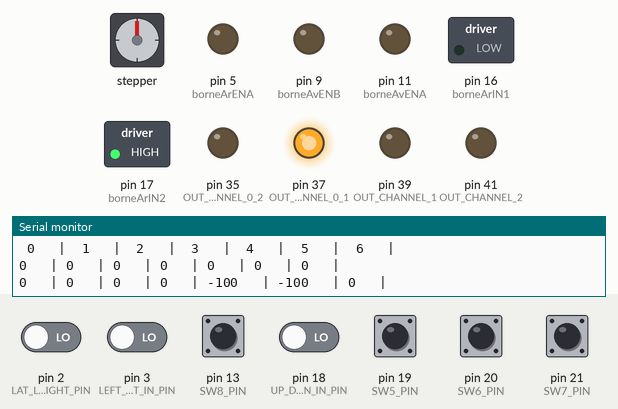
This sketch was run on a simulated Arduino Mega 2560, built with avr-gcc and run on an emulated ATmega2560. On the bench: stepper motor, switched loads named in the sketch (green lamp = pin HIGH), output pins drawn as LEDs (lit = HIGH), the last lines printed to the serial monitor. Wiring (inferred from the names in the program): stepper motor (200 steps per turn assumed): coils pin 12, pin 10, pin 7, pin 8. The test bench sets the inputs (shaded band); at power-on: pin 13 (SW8_PIN), pin 19 (SW5_PIN), pin 20 (SW6_PIN), pin 21 (SW7_PIN) HIGH, pin 2 (LAT_LEFT_RIGHT_PIN), pin 3 (LEFT_RIGHT_IN_PIN), pin 18 (UP_DOWN_IN_PIN) LOW. Pins used as bus, display or sensor lines are not drawn.

Above: at 3.4 s.
3.5 s: pin 20 (SW6_PIN) pulled LOW for 0.15 s
At 4.0 s:
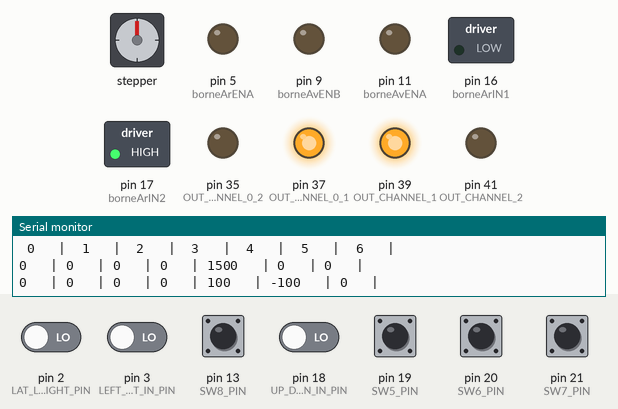
5.1 s: pin 21 (SW7_PIN) pulled LOW for 0.15 s
At 6.1 s:
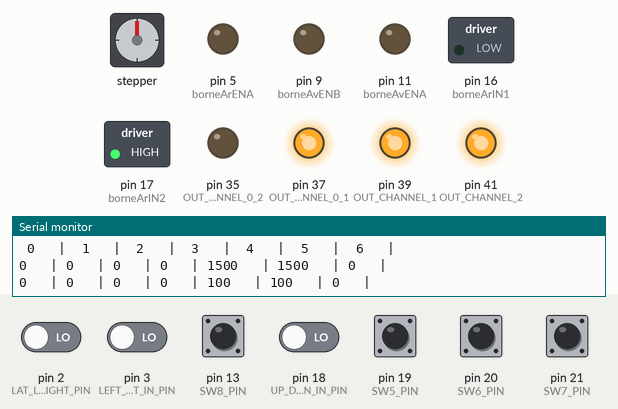
Timing chart, 0 to 8.1 s (numbered marks = the images above; inputs shaded):
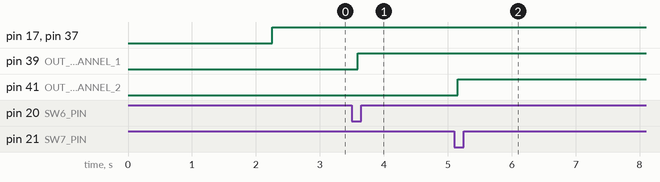

The sketch:

robotHolomone3Roues.ino
```cpp
//  le programme du robot principal
// 06/11/2024 /sjr


#include "RCControl.h"
#include "pinsout.h"

//#define CALIBRATION
RCControl control;


float vitesse_M1 = 0;
float vitesse_M2 = 0;
float vitesse_M3 = 0;
float vitesse_M4 = 0;
//float seuil_bas = 25;
float vitesse = 0;
float direction = 0;
float direction_lateral = 0;
float sw5 = 0;
float sw6 = 0;
float sw7 = 0;
float sw8 = 0;


// INITIALIZATION
void setup()
{

  Serial.begin(115200); // Serial output to console
  delay(200);
  //Serial.println("Programme Stepper version du 17/03/2023");

  control.init();
  // Configuration de toutes les pins de l'Arduino en "sortie" (car elles attaquent les entrées des modules L298N)
  pinMode(borneAvENA, OUTPUT);
  pinMode(borneAvIN1, OUTPUT);
  pinMode(borneAvIN2, OUTPUT);

  pinMode(borneAvIN3, OUTPUT);
  pinMode(borneAvIN4, OUTPUT);
  pinMode(borneAvENB, OUTPUT);

  pinMode(borneArENA, OUTPUT);
  pinMode(borneArIN1, OUTPUT);
  pinMode(borneArIN2, OUTPUT);
  //pins moteurs 4
//  pinMode(borneArIN3, OUTPUT);
//  pinMode(borneArIN4, OUTPUT);
//  pinMode(borneArENB, OUTPUT);

  analogWrite(borneAvENA, 0);
  analogWrite(borneAvENB, 0);

  analogWrite(borneArENA, 0);
  //pwm moteur 4
// analogWrite(borneArENB, 0);


//GPIO vers pinces
  pinMode(OUT_CHANNEL_0_1, OUTPUT);
  digitalWrite(OUT_CHANNEL_0_1, 0);

  pinMode(OUT_CHANNEL_0_2, OUTPUT);
  digitalWrite(OUT_CHANNEL_0_2, 0);

  pinMode(OUT_CHANNEL_1, OUTPUT);
  digitalWrite(OUT_CHANNEL_1, 0);

  pinMode(OUT_CHANNEL_2, OUTPUT);
  digitalWrite(OUT_CHANNEL_2, 0);

  // pinMode(OUT_CHANNEL_3, OUTPUT);
  // analogWrite(OUT_CHANNEL_3, 0);


//  if (digitalRead(rcCalibrationPin) == HIGH) {
  #ifdef CALIBRATION

    Serial.println("Beginning calibration process ...");
    delay(20);
    Serial.println("Storing zero values ...");
    control.calibrateZero();
    delay(20);
    Serial.println("Move sticks to maximum values ...");
    delay(20);
    control.calibrateInputs();
    delay(20);
    control.debugCalibration();
    delay(20);
    Serial.println("Calibration process finished.");

    control.writeToEEPROM();
    Serial.println("EEPROM backup finished.");
		delay(20000);
#else
    //Serial.println("reading the calibration settings.");
    control.initializeFromEEPROM();
    control.debugCalibration();
    delay(1000);
#endif

  delay(1000);
}

void conversion_3M_holonome(float in_vitesse, float in_direction, float in_slide, float *out_vitesse_M1, float *out_vitesse_M2, float *out_vitesse_M3)
{

  *out_vitesse_M1 = -0.33 * in_slide + 0.58 * in_vitesse + 0.33 * in_direction;
  *out_vitesse_M2 = -0.33 * in_slide - 0.58 * in_vitesse + 0.33 * in_direction;
  *out_vitesse_M3 =  0.67 * in_slide                     + 0.33 * in_direction;

  *out_vitesse_M1 = *out_vitesse_M1 * 255.0/58.0;
  *out_vitesse_M2 = *out_vitesse_M2 * 255.0/58.0;
  *out_vitesse_M3 = *out_vitesse_M3 * 255.0/58.0;

  float max_val = max(max(abs(*out_vitesse_M1), abs(*out_vitesse_M2)), abs(*out_vitesse_M3));
  float coeff = 1;
  if (max_val>255) {
    coeff = 255.0/max_val;
  }
  //normalisation
  *out_vitesse_M1 = *out_vitesse_M1 * coeff;
  *out_vitesse_M2 = *out_vitesse_M2 * coeff;
  *out_vitesse_M3 = *out_vitesse_M3 * coeff;

}

void commande( float throttle_M1, float throttle_M2, float throttle_M3, float throttle_M4 )
{
  throttle_M1 = throttle_M1;
  throttle_M2 = -throttle_M2;
  throttle_M3 = -throttle_M3;
  throttle_M4 = throttle_M4;
  if(throttle_M1 > 0)
  {
    digitalWrite(borneAvIN1, HIGH);                 // L'entrée IN1 doit être au niveau haut
    digitalWrite(borneAvIN2, LOW);                  // L'entrée IN2 doit être au niveau bas

  } else {
    digitalWrite(borneAvIN1, LOW);                  // L'entrée IN1 doit être au niveau bas
    digitalWrite(borneAvIN2, HIGH);                 // L'entrée IN2 doit être au niveau haut

  }
  if(throttle_M2 > 0)
  {
    digitalWrite(borneAvIN3, HIGH);                 // L'entrée IN1 doit être au niveau haut
    digitalWrite(borneAvIN4, LOW);                  // L'entrée IN2 doit être au niveau bas

  } else {
    digitalWrite(borneAvIN3, LOW);                 // L'entrée IN1 doit être au niveau haut
    digitalWrite(borneAvIN4, HIGH);                  // L'entrée IN2 doit être au niveau bas
  }
  if(throttle_M3 > 0)
  {
    digitalWrite(borneArIN1, HIGH);                 // L'entrée IN1 doit être au niveau haut
    digitalWrite(borneArIN2, LOW);                  // L'entrée IN2 doit être au niveau bas
  } else {
    digitalWrite(borneArIN1, LOW);                  // L'entrée IN1 doit être au niveau bas
    digitalWrite(borneArIN2, HIGH);                 // L'entrée IN2 doit être au niveau haut
  }

  // if(throttle_M4 > 0)
  // {
  //   digitalWrite(borneArIN3, HIGH);                 // L'entrée IN1 doit être au niveau haut
  //   digitalWrite(borneArIN4, LOW);                  // L'entrée IN2 doit être au niveau bas

  // } else {
  //   digitalWrite(borneArIN3, LOW);                 // L'entrée IN1 doit être au niveau haut
  //   digitalWrite(borneArIN4, HIGH);                  // L'entrée IN2 doit être au niveau bas
  // }

  analogWrite(borneAvENA, abs(throttle_M1));
  analogWrite(borneAvENB, abs(throttle_M2));
  analogWrite(borneArENA, abs(throttle_M3));
//  analogWrite(borneArENB, abs(throttle_M4));
}


void loop()
{
  //lecture commandes
  vitesse           = control.getThrottle();
  direction         = control.getSteering();
  direction_lateral = control.getLatSteering();
  sw5 = control.getSW5();
  sw6 = control.getSW6();
  sw7 = control.getSW7();
  sw8 = control.getSW8();

  conversion_3M_holonome(vitesse, -direction, direction_lateral, &vitesse_M1, &vitesse_M2, &vitesse_M3 );
  vitesse_M4 = 0;
  commande(vitesse_M1, vitesse_M2, vitesse_M3, vitesse_M4);


  if(sw5 == -100){
      digitalWrite(OUT_CHANNEL_0_1, LOW);
      digitalWrite(OUT_CHANNEL_0_2, LOW);
  } else if (sw5 == 0) {
      digitalWrite(OUT_CHANNEL_0_1, HIGH);
      digitalWrite(OUT_CHANNEL_0_2, LOW);
  }
  else {
      digitalWrite(OUT_CHANNEL_0_1, HIGH);
      digitalWrite(OUT_CHANNEL_0_2, HIGH);
  }

  if(sw6 == -100){
      digitalWrite(OUT_CHANNEL_1, LOW);
  }
  else {
      digitalWrite(OUT_CHANNEL_1, HIGH);
  }

  if(sw7 == -100){
      digitalWrite(OUT_CHANNEL_2, LOW);
  }
  else {
      digitalWrite(OUT_CHANNEL_2, HIGH);
  }
  if(sw8 == -100){
      digitalWrite(OUT_CHANNEL_3_1, LOW);
      digitalWrite(OUT_CHANNEL_3_2, LOW);
  } else if (sw8 == 0){
      digitalWrite(OUT_CHANNEL_3_1, LOW);
      digitalWrite(OUT_CHANNEL_3_2, HIGH);
  }
  else {
      digitalWrite(OUT_CHANNEL_3_1, HIGH);
      digitalWrite(OUT_CHANNEL_3_2, HIGH);
  }

  control.debugInterrupt();
  Serial.println(sw8);
 // Serial.print(sw5); Serial.print("\t\t| ");Serial.print(sw6);Serial.print("\t\t| "); Serial.print(sw7);Serial.print("\t\t| "); Serial.println(sw8);

  control.debugInterrupt();
  //debogue les valeurs envoye aux moteurs
  // Serial.print(",vitesse_M1: \t| "); Serial.print("vitesse_M2: \t| "); Serial.println("vitesse_M3: \t|");
  // Serial.print(vitesse_M1); Serial.print("\t\t| ");Serial.print(vitesse_M2);Serial.print("\t\t| "); Serial.println(vitesse_M3);
 delay(200);

}
```

RCChannel.cpp
```cpp
#include "RCChannel.h"

// Constructeur
RCChannel::RCChannel(char initialChannelTypeValue, char initialPinValue)
    : channelType(initialChannelTypeValue), pinValue(initialPinValue),channelNumber(255) {}


void RCChannel::init(){
  //1500 valeur du zero avec RC MJC
  min_timing = 1500;
  if(channelNumber != 255){
    pinMode(channelNumber, INPUT);
  }
}

//attention fonction appelée dans le handler d interruptions
void RCChannel::calcInterrupt()
{
	 //Serial.println("in up down here");
	if(digitalRead(getPinValue()) == HIGH)
	{
		start = micros();
	}
	else
	{
		end = (uint16_t)(micros() - start);
		if (end > 2200)
			end = 1500;
	}
}

void RCChannel::calc(){
  	 //Serial.println("in up down here");
	if(digitalRead(pinValue) == HIGH)
	{
		start = micros();
	}
	else
	{
		end = (uint16_t)(micros() - start);
		if (end > 2200)
			end = 1500;
	}
}

// Getter pour le numéro de la voie
int RCChannel::getChannelNumber() const {
    return channelNumber;
}
// Getter pour le numéro du GPIO
int RCChannel::getPinValue() const {
    return pinValue;
}


// Getter pour la valeur de la voie
float RCChannel::getValue() {
  float temp = end - zero_timing;
	if(channelType == Channel_type::TYPE_PROPORTIONNEL){
    if (temp > 0) {
      return temp * max_coeff;
    }
    else if (temp < 0){
      return temp * min_coeff;
    }
  } else if(channelType == Channel_type::TYPE_SWITCH_2_POSITIONS){
//    if(temp < 0 && abs(temp) > (amplitude / 5) )
    if( end < 1500 )
      return -amplitude;
    else
      return amplitude;

  } else if(channelType == Channel_type::TYPE_SWITCH_3_POSITIONS){
    if(temp > amplitude/3)
      return amplitude;
    else if(temp < -amplitude / 3){
      return -amplitude;
    } else {
      return 0;
    }
  } else {Serial.println("channel type not manage");}
}

float RCChannel::getZeroTiming() {
    return zero_timing;
}

float RCChannel::getMinTiming() {
    return min_timing;
}

float RCChannel::getMaxTiming() {
    return max_timing;
}

float RCChannel::getMinCoeff(){
    return min_coeff;
}
float RCChannel::getMaxCoeff(){
    return max_coeff;
}

float RCChannel::getEnd() {
    return end;
}
//setGeneric
void RCChannel::setValues(int newChannelNumberValue, char newPinValue, char newChannelTypeValue) {
  setChannelNumber(newChannelNumberValue);
  setPinValue(newPinValue);
  setChannelType(newChannelTypeValue);
}

// Setter pour la valeur de la pin/GPIO
void RCChannel::setPinValue(char newValue) {
    pinValue = newValue;
}
void RCChannel::setChannelType(char newValue) {
    channelType = newValue;
}
void RCChannel::setChannelNumber(int newValue) {
    channelNumber = newValue;
}

void RCChannel::calibrateZero(){
  		zero_timing += end;
}

void RCChannel::calibrateZeroAverage(int nSamples){
  		zero_timing = zero_timing/nSamples;
      min_timing = zero_timing; //pour donner une valeur à min sinon min reste eqal à zero.
}


void RCChannel::calibrateInputs(){
  if ( end > max_timing ) {
    max_timing = end;
  }
  if ( end < min_timing ) {
    min_timing = end;
  }
}

void RCChannel::calibrateInputsEnd(){
  max_coeff = (float)amplitude / (float)(max_timing - zero_timing);
	min_coeff = (float)amplitude / (float)(zero_timing - min_timing);

  Serial.println("channel \t| amplitude \t | min_timing \t| zero_timing \t| max_timing \t| min_coeff \t| max_coeff");
  Serial.print(channelNumber);Serial.print("\t\t| ");
  Serial.print(amplitude);Serial.print("\t\t| ");
  Serial.print((int)min_timing);Serial.print("\t\t| ");
  Serial.print((int)zero_timing);Serial.print("\t\t| ");
  Serial.print((int)max_timing);Serial.print("\t\t| ");
  Serial.print(min_coeff);Serial.print("\t\t| ");
  Serial.println(max_coeff);


}
```

RCChannel.h
```cpp
#ifndef RCCHANNEL_H
#define RCCHANNEL_H
#include <Arduino.h>

enum Channel_type {
    TYPE_PROPORTIONNEL,         // Valeur par défaut = 0
    TYPE_SWITCH_2_POSITIONS,    // Valeur suivante = 1
    TYPE_SWITCH_3_POSITIONS,    // Valeur suivante = 2
    TYPE_NOT_DEFINE    // Valeur suivante = 3
};


class RCChannel {
private:
    int channelNumber;          // Numéro de la voie (ex. 1, 2, 3, etc.)
    char channelType;
    float value;                // Valeur actuelle de la voie (ex. entre -1.0 et 1.0 ou 0 à 100%)
    uint32_t start;             //timing de debut de pwm
    volatile uint16_t end = 0;  //timing de fin de pwm
    char pinValue;
    int amplitude         = 100;//valeur que l on cherche a avoir en mesure ex [-100, 100]

    void calc();
public:
    float zero_timing     = 0;  //valeur du zero mesure sur la pwm
    float max_timing      = 0;  //valeur du min mesure sur la pwm
    float min_timing      = 0;  //valeur du max mesure sur la pwm
    float max_coeff       = 0;  //Valeur max mesure correspondant à amplitude
    float min_coeff       = 0;  //Valeur min mesure correspondant à -amplitude

    // Constructeur
    RCChannel(char channelType = Channel_type::TYPE_PROPORTIONNEL, char initialPinValue = 0);

    void init();                //init des pins et de l interruption

    void calcInterrupt();

    // Getters
    int getChannelNumber() const;
    int getPinValue() const;
    float getValue();
    float getZeroTiming();
    float getMinTiming();
    float getMaxTiming();
    float getMinCoeff();
    float getMaxCoeff();

    float getEnd();


    // Setters
    void setValues(int newChannelNumberValue, char newPinValue, char newChannelTypeValue);
    void setPinValue(char newValue);
    void setChannelType(char newValue);
    void setChannelNumber(int newValue);

    //calibrations
    void calibrateZero();
    void calibrateZeroAverage(int nSamples);
    void calibrateInputs();
    void calibrateInputsEnd();
};

#endif // RCCHANNEL_H
```

RCControl.h
```cpp
#ifndef RCCONTROL
#define RCCONTROL

#include <Arduino.h>
#include "RCChannel.h"
#define NB_CHANNELS 7
// NB_CHANNELS * [zero, min_coeff, max_coeff]
struct CalibrationData {
  float data[NB_CHANNELS * 3];
};

class RCControl {
private:

  char nbChannels;
//protected :


public:
    RCChannel rchannels[NB_CHANNELS];

		RCControl();

		void init();

		void calibrateZero();
		void calibrateInputs();

    void initializeFromEEPROM();
    void writeToEEPROM();

    void debugInterrupt();
    void debugCalibration();

		float getThrottle();
		float getSteering();
    float getLatSteering();
    float getSW5();
    float getSW6();
    float getSW7();
    float getSW8();

};

#endif
```

pinsout.h
```cpp
//*******************************************************************************//
// Association des entrées du L298N, aux sorties utilisées sur notre Arduino Uno //
//*******************************************************************************//
// moteur avant
#define borneAvENA        11      // On associe la borne "ENA" du L298N à la pin D10 de l'arduino
#define borneAvIN1        12      // On associe la borne "IN1" du L298N à la pin D9 de l'arduino
#define borneAvIN2        10      // On associe la borne "IN2" du L298N à la pin D8 de l'arduino
#define borneAvIN3        7       // On associe la borne "IN3" du L298N à la pin D7 de l'arduino
#define borneAvIN4        8       // On associe la borne "IN4" du L298N à la pin D6 de l'arduino
#define borneAvENB        9       // On associe la borne "ENB" du L298N à la pin D5 de l'arduino

// moteur arriere
#define borneArENA        5       // On associe la borne "ENA" du L298N à la pin D10 de l'arduino
#define borneArIN1        16      // On associe la borne "IN1" du L298N à la pin D9 de l'arduino
#define borneArIN2        17      // On associe la borne "IN2" du L298N à la pin D8 de l'arduino
//#define borneArIN3        16      // On associe la borne "IN3" du L298N à la pin D7 de l'arduino
//#define borneArIN4        15      // On associe la borne "IN4" du L298N à la pin D6 de l'arduino
//#define borneArENB        3      // On associe la borne "ENB" du L298N à la pin D5 de l'arduino

//radio
#define UP_DOWN_IN_PIN        18//4
#define LEFT_RIGHT_IN_PIN     3//6
#define LAT_LEFT_RIGHT_PIN    2
#define SW5_PIN               19//A1//14
#define SW6_PIN               20//13
#define SW7_PIN               21//20//15
#define SW8_PIN               13//21//16

//tick moteur
#define TICK_AVANT_GAUCHE     63


#define SW6_PIN               20
#define SW7_PIN               21////15
#define SW8_PIN               13//16

//GPIO vers pinces
#define OUT_CHANNEL_0_1 37
#define OUT_CHANNEL_0_2 35
#define OUT_CHANNEL_1   39
#define OUT_CHANNEL_2   41//3
#define OUT_CHANNEL_3_1 29
#define OUT_CHANNEL_3_2 31

//2 3 18 19 20 21
```

Source omitted: RCControl.cpp (8928 bytes)

Measured:
- after the input at 3.5 s, pin 39 (OUT_CHANNEL_1): LOW → HIGH after 0.09 s
- after the input at 5.1 s, pin 41 (OUT_CHANNEL_2): LOW → HIGH after 0.05 s
